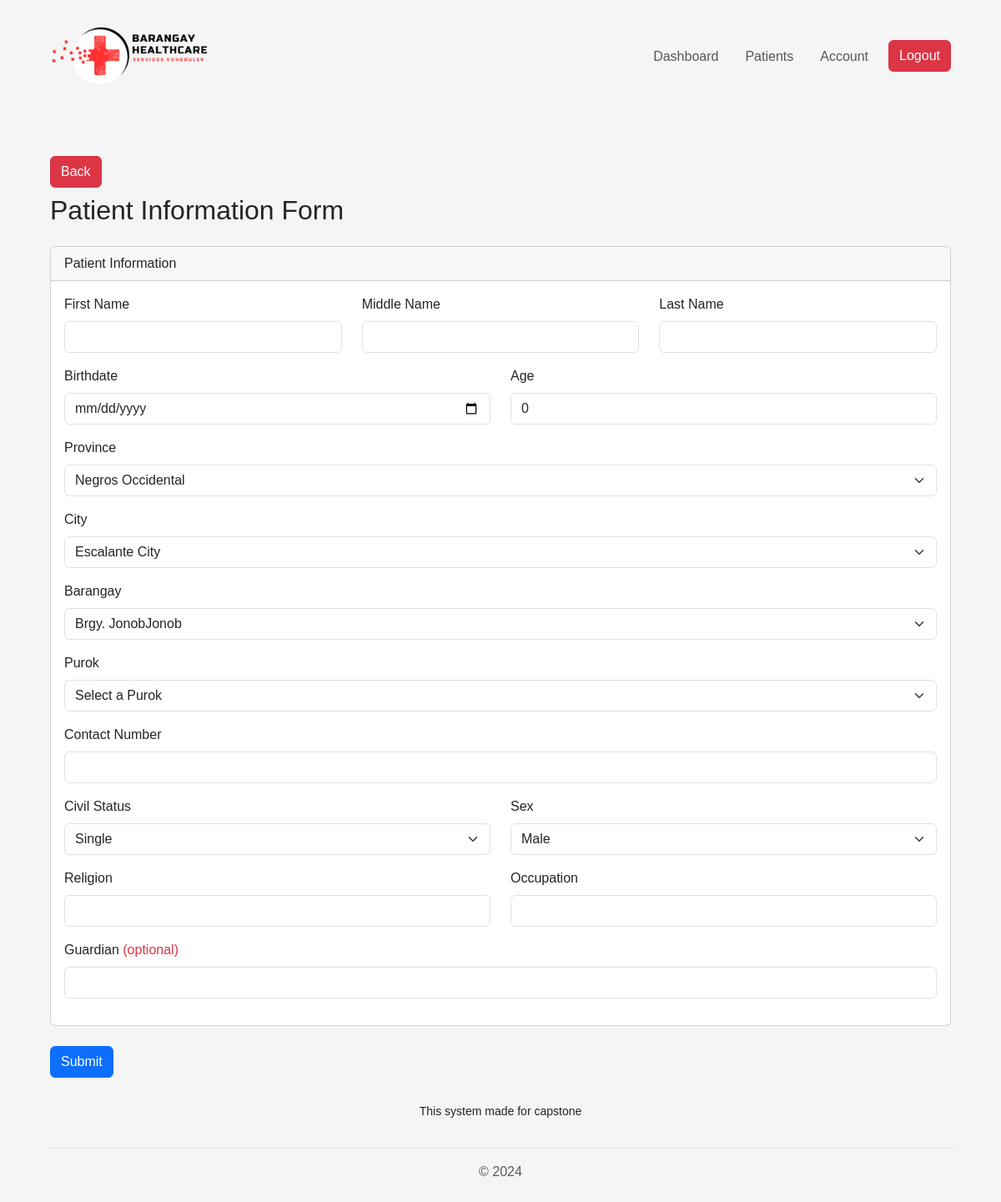
/view/pages/patient/update.php?PatientID=PATIENTNUM-49FD510CB09D (signed in), run on an earlier commit of the app's database.
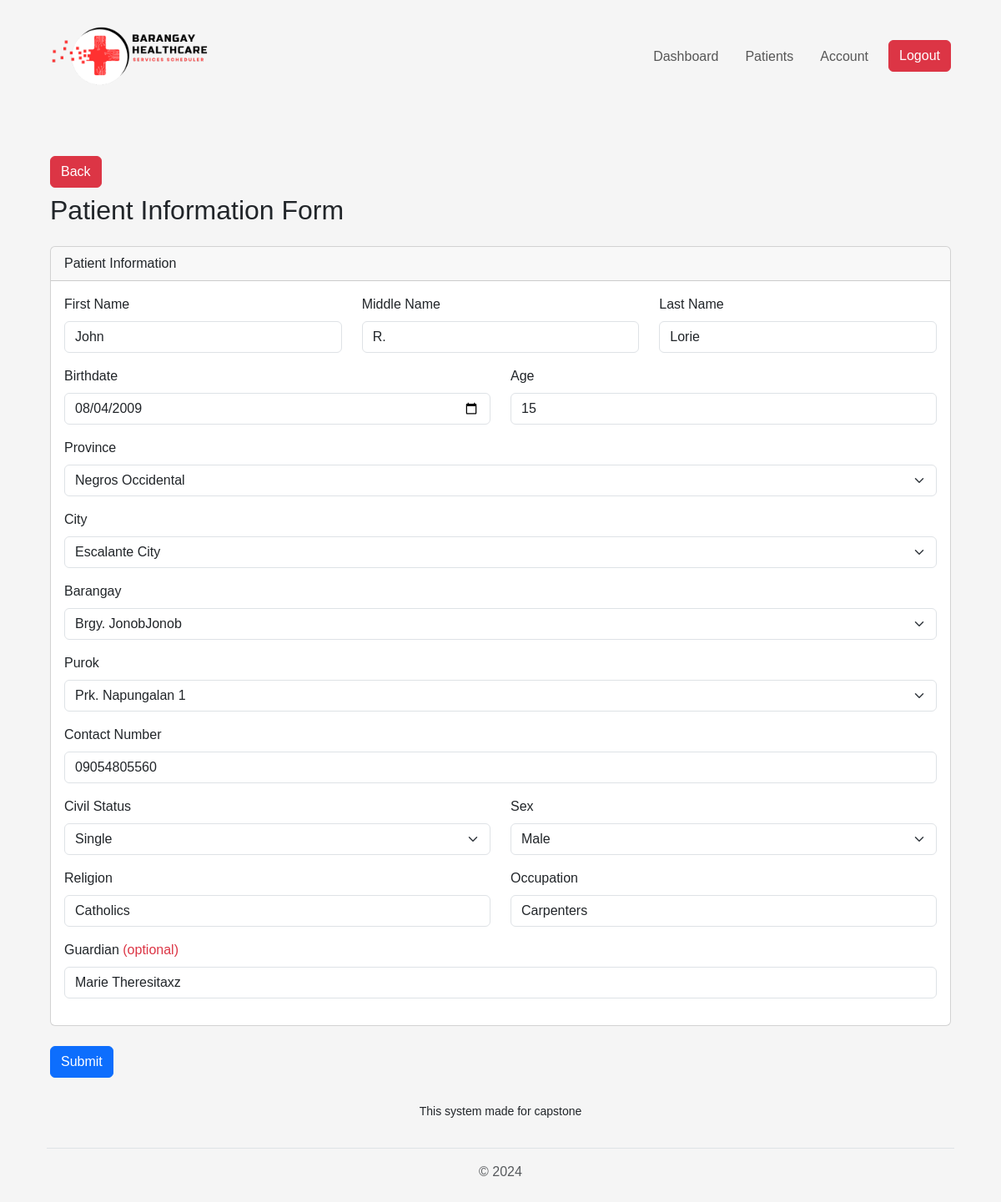
And on a later commit of the database.
### tables this page shows
CREATE TABLE `tbl_patient_info` (
  `id` int(11) NOT NULL,
  `patient_id` varchar(255) NOT NULL,
  `fname` varchar(255) NOT NULL,
  `mname` varchar(255) NOT NULL,
  `lname` varchar(255) NOT NULL,
  `birthdate` varchar(255) NOT NULL,
  `purok` varchar(255) NOT NULL,
  `address` varchar(255) NOT NULL,
  `phone_number` varchar(255) NOT NULL,
  `civil_status` varchar(255) NOT NULL,
  `sex` varchar(255) NOT NULL,
  `religion` varchar(255) NOT NULL,
  `occupation` varchar(255) NOT NULL,
  `guardian` varchar(255) NOT NULL
);

### connection/connection.php (called while the page is built, shortened)
<?php
class config {
    public function __construct(){
        $dsn = "mysql:host=".H.";dbname=".DB;
        $username = U;
        $password = P;
        try {
            $this->pdo = new PDO($dsn, $username, $password);
        } catch (PDOException $e) {
            die("Connection failed: " . $e->getMessage());
        }
    }
}
?>

### controller/PatientController.php (called while the page is built, shortened)
<?php
require_once('../../../services/PatientServices.php');
$patientServices = new PatientServices();
if(isset($_GET['PatientID'])){
    $patientID = $_GET['PatientID'];
    $specificPatient = $patientServices->getAllPatientById($patientID);
}
?>

### services/PatientServices.php (called while the page is built, shortened)
<?php
require_once("../../../connection/connection.php");
class PatientServices extends config {
    public function getAllPatientById($patientID) {
        try {
        $query = "SELECT
                        pi.fname,
                        pi.mname,
                        pi.lname,
                        pi.birthdate,
                        pi.address,
                        pi.purok,
                        pi.phone_number,
                        pi.civil_status,
                        pi.sex,
                        pi.religion,
                        pi.occupation,
                        pi.guardian,
                        h.date,
                        h.created_by,
                        h.last_update
                    FROM
                        tbl_patient_info AS pi
                    JOIN
                        tbl_history AS h ON pi.patient_id = h.patient_id_fk
                    WHERE
                        pi.patient_id = :patientID";
            $stmt = $this->pdo->prepare($query);
            $stmt->bindParam(':patientID', $patientID);
            $stmt->execute();
            $patientInfo = $stmt->fetch(PDO::FETCH_ASSOC);
            if ($patientInfo) {
                return $patientInfo;
            } else {
                return null;
            }
        } catch (PDOException $e) {
            echo "Error: " . $e->getMessage();
            return false;
        }
    }
}
?>

### view/pages/patient/update.php (the view, shortened to what the changed rows need)
<?php
    include_once('../../components/header.php');
    include_once('../../../controller/PatientController.php');
?>
<div class="container mt-5">
    <h2 class="mb-4">Patient Information Form</h2>
    <form action="" method="POST">
        <div class="card mb-4">
            <div class="card-body">
                <div class="row mb-3">
                    <div class="col-md-4">
                        <label for="fname" class="form-label">First Name</label>
                        <input type="text" class="form-control" value="<?php echo htmlspecialchars($specificPatient['fname']); ?>" id="fname" name="fname" required>
                    </div>
                    <div class="col-md-4">
                        <label for="mname" class="form-label">Middle Name</label>
                        <input type="text" class="form-control" value="<?php echo htmlspecialchars($specificPatient['mname']); ?>" id="mname" name="mname" required>
                    </div>
                    <div class="col-md-4">
                        <label for="lname" class="form-label">Last Name</label>
                        <input type="text" class="form-control" value="<?php echo htmlspecialchars($specificPatient['lname']); ?>" id="lname" name="lname" required>
                    </div>
                </div>
                <div class="row mb-3">
                    <div class="col-md-6">
                        <label for="birthdate" class="form-label">Birthdate</label>
                        <input type="date" class="form-control" id="birthdate" value="<?php echo htmlspecialchars($specificPatient['birthdate']); ?>" name="birthdate" required onchange="updateAge()">
                    </div>
                    <?php
                            $birthdate = $specificPatient['birthdate'];
                            $birthDateObject = new DateTime($birthdate);
                            $today = new DateTime('today');
                            $age = $birthDateObject->diff($today)->y;
                            ?>
                            <div class="col-md-6">
                                <label for="age" class="form-label">Age</label>
                                <input type="number" class="form-control" value="<?php echo htmlspecialchars($age); ?>" id="age" name="age" required readonly>
                            </div>
                </div>
                    <div class="mb-3">
                        <label for="purok" class="form-label">Purok</label>
                        <select class="form-select" name="purok" id="Purok" required>
                            <option value="" disabled <?php echo empty($specificPatient['purok']) ? 'selected' : ''; ?>>Select a Purok</option>
                            <option value="Prk. Napungalan 1" <?php echo $specificPatient['purok'] == 'Prk. Napungalan 1' ? 'selected' : ''; ?>>Prk. Napungalan 1</option>
                        </select>
                    </div>
                <div class="mb-3">
                    <label for="phone_number" class="form-label">Contact Number</label>
                    <input type="number" class="form-control" value="<?php echo htmlspecialchars($specificPatient['phone_number']); ?>" id="phone_number" name="phone_number" required>
                </div>
                <div class="row mb-3">
                    <div class="col-md-6">
                        <label for="civil_status" class="form-label">Civil Status</label>
                        <select class="form-select" id="civil_status" name="civil_status" required>
                            <option value="Single" <?php echo ($specificPatient['civil_status'] == 'Single') ? 'selected' : ''; ?>>Single</option>
                        </select>
                    </div>
                    <div class="col-md-6">
                        <label for="sex" class="form-label">Sex</label>
                        <select class="form-select" id="sex" name="sex" required>
                            <option value="Male" <?php echo ($specificPatient['sex'] == 'Male') ? 'selected' : ''; ?>>Male</option>
                        </select>
                    </div>
                </div>
                <div class="row mb-3">
                    <div class="col-md-6">
                        <label for="religion" class="form-label">Religion</label>
                        <input type="text" class="form-control" id="religion" value="<?php echo htmlspecialchars($specificPatient['religion']); ?>" name="religion" required>
                    </div>
                    <div class="col-md-6">
                        <label for="occupation" class="form-label">Occupation</label>
                        <input type="text" class="form-control" id="occupation" value="<?php echo htmlspecialchars($specificPatient['occupation']); ?>" name="occupation" required>
                    </div>
                </div>
                <div class="row mb-3">
                    <div class="col-md-12">
                        <label for="guardian" class="form-label">Guardian <span class="text-danger">(optional)</span></label>
                        <input type="text" class="form-control" id="guardian" value="<?php echo htmlspecialchars($specificPatient['guardian']); ?>" name="guardian">
                    </div>
                </div>
            </div>
        </div>
    </form>
</div>
<?php include_once('../../components/footer.php'); ?>

What changed in the data, as far as the page shows it:
added tbl_patient_info: fname "John", mname "R.", lname "Lorie", birthdate "08/04/2009", age "15", purok "Prk. Napungalan 1", phone_number "09054805560", civil_status "Single", sex "Male", religion "Catholics", occupation "Carpenters", guardian "Marie Theresitaxz"
Also different on the page:
form field age: "0" → (not shown)
form field purok: "Select a Purok" → (not shown)
form field civil_status: "Single" → (not shown)
form field sex: "Male" → (not shown)
